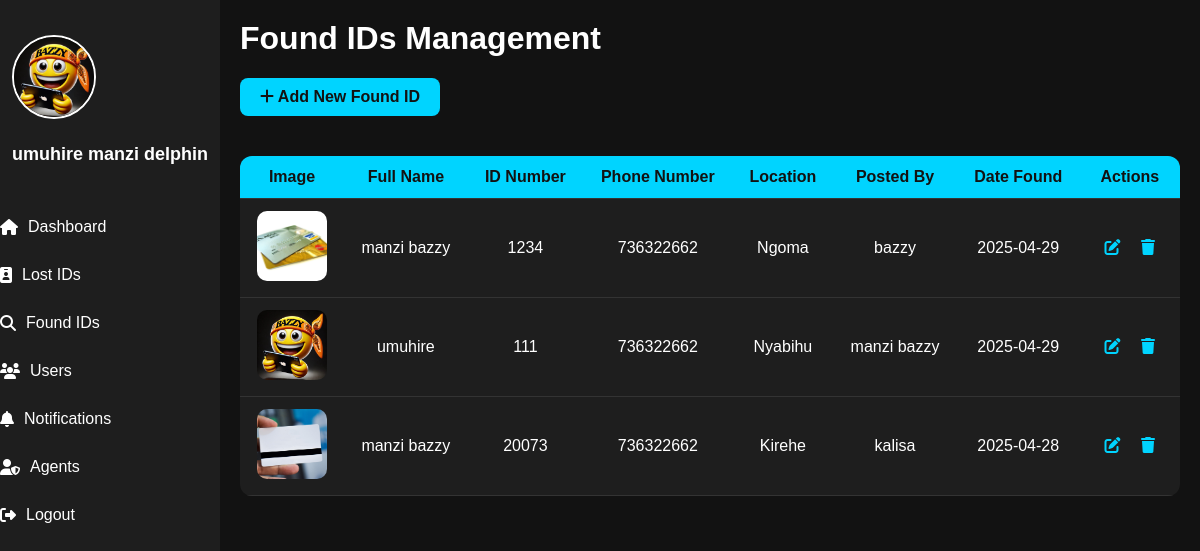
Page /find/found_id.php (signed in) on the committed database.
### tables this page shows
CREATE TABLE `found_ids` (
  `id` int(11) NOT NULL,
  `full_name` varchar(100) DEFAULT NULL,
  `id_number` varchar(50) DEFAULT NULL,
  `category` varchar(50) DEFAULT NULL,
  `image` varchar(255) DEFAULT NULL,
  `location_found` varchar(100) DEFAULT NULL,
  `date_found` date DEFAULT NULL,
  `posted_by` varchar(100) DEFAULT NULL,
  `created_at` timestamp NOT NULL DEFAULT current_timestamp(),
  `phone_number` int(255) NOT NULL,
  `description` varchar(255) NOT NULL,
  `is_taken` tinyint(1) DEFAULT 0,
  `taken_at` timestamp NOT NULL DEFAULT current_timestamp()
);

### find/found_id.php (the view, shortened to what this page needs)
<?php
$conn = new mysqli("localhost", "root", "", "find_id");
?>
<!DOCTYPE html>
<html lang="en">
<head>
  <link href="https://cdnjs.cloudflare.com/ajax/libs/font-awesome/6.4.2/css/all.min.css" rel="stylesheet">
</head>
<body>
<?php include 'leftbar.php'; ?>
<div class="main-content">
  <h1>Found IDs Management</h1>
  <a href="add_found_id.php" class="add-new"><i class="fas fa-plus"></i> Add New Found ID</a>
  <table>
    <thead>
      <tr>
        <th>Image</th>
        <th>Full Name</th>
        <th>ID Number</th>
        <th>Phone Number</th>
        <th>Location</th>
        <th>Posted By</th>
        <th>Date Found</th>
        <th>Actions</th>
      </tr>
    </thead>
    <tbody>
      <?php
      $result = mysqli_query($conn, "SELECT * FROM found_ids ORDER BY created_at DESC");
      while($row = mysqli_fetch_assoc($result)):
      ?>
      <tr>
        <td>
          <a href="image.php?id=<?php echo $row['id']; ?>">
            <img src="uploads/<?php echo htmlspecialchars($row['image']); ?>" alt="ID Image">
          </a>
        </td>
        <td><?php echo htmlspecialchars($row['full_name']); ?></td>
        <td><?php echo htmlspecialchars($row['id_number']); ?></td>
        <td><?php echo htmlspecialchars($row['phone_number']); ?></td>
        <td><?php echo htmlspecialchars($row['location_found']); ?></td>
        <td><?php echo htmlspecialchars($row['posted_by']); ?></td>
        <td><?php echo htmlspecialchars($row['date_found']); ?></td>
        <td class="action-buttons">
          <a href="edit_found_id.php?id=<?php echo $row['id']; ?>"><i class="fas fa-edit"></i></a>
          <a href="delete.php?id=<?php echo $row['id']; ?>" onclick="return confirm('Are you sure you want to delete this ID?');"><i class="fas fa-trash"></i></a>
        </td>
      </tr>
      <?php endwhile; ?>
    </tbody>
  </table>
</div>
</body>
</html>

### find/leftbar.php (shortened to what this page needs)
<?php
include 'db_connect.php';
$adminResult = mysqli_query($conn, "SELECT * FROM admins ORDER BY id DESC LIMIT 1");
$admin = mysqli_fetch_assoc($adminResult);
?>
<div class="sidebar">
  <div class="profile">
    <a href="admin_add.php">
      <img src="uploads/<?php echo htmlspecialchars($admin['image']); ?>" alt="Admin Photo">
    </a>
    <h3><?php echo htmlspecialchars($admin['username']); ?></h3>
  </div>
  <a href="admin.php" class="admin-link">
    <i class="fas fa-home"></i> Dashboard
  </a>
  <a href="seek.php">
    <i class="fas fa-id-badge"></i> Lost IDs
  </a>
  <a href="found_id.php">
    <i class="fas fa-search"></i> Found IDs
  </a>
  <a href="#">
    <i class="fas fa-users"></i> Users
  </a>
  <a href="#">
    <i class="fas fa-bell"></i> Notifications
  </a>
  <a href="#">
    <i class="fas fa-user-shield"></i> Agents
  </a>
  <a href="../home.php">
    <i class="fas fa-sign-out-alt"></i> Logout
  </a>
</div>
<link href="https://cdnjs.cloudflare.com/ajax/libs/font-awesome/6.4.2/css/all.min.css" rel="stylesheet">

### find/found_id.php (style rules this page uses)
body { margin: 0; font-family: Arial, sans-serif; background-color: #121212; color: white; display: flex; min-height: 100vh; }
.sidebar { width: 220px; background-color: #1e1e1e; height: 100vh; position: fixed; left: 0; top: 0; bottom: 0; }
.main-content { margin-left: 220px; padding: 20px; width: 100%; }
h1 { margin-top: 0; }
table { width: 100%; border-collapse: collapse; background-color: #1e1e1e; margin-top: 20px; border-radius: 12px; overflow: hidden; }
th, td { padding: 12px 15px; text-align: center; border-bottom: 1px solid #333; }
th { background-color: #00d4ff; color: #121212; font-weight: bold; }
.action-buttons i { margin: 0 8px; cursor: pointer; color: #00d4ff; }
img { width: 70px; height: 70px; border-radius: 10px; object-fit: cover; }
.add-new { background-color: #00d4ff; color: #121212; padding: 10px 20px; margin-bottom: 20px; display: inline-block; border-radius: 8px; font-weight: bold; text-decoration: none; }

### find/leftbar.php (style rules this page uses)
.sidebar { width: 220px; background-color: #1e1e1e; display: flex; flex-direction: column; padding-top: 20px; height: 100vh; position: fixed; align-items: center; }
.profile { display: flex; flex-direction: column; align-items: center; margin-bottom: 20px; }
.profile img { width: 80px; height: 80px; object-fit: cover; border-radius: 50%; border: 2px solid white; cursor: pointer; }
.profile h3 { margin-top: 10px; font-size: 18px; }
.sidebar a { width: 100%; padding: 15px 20px; text-decoration: none; color: white; display: flex; align-items: center; gap: 10px; transition: background 0.3s; }

### rows in the picture
found_ids: image (picture), full_name "manzi bazzy", id_number "1234", phone_number "736322662", location_found "Ngoma", posted_by "bazzy", date_found "2025-04-29"
found_ids: image (picture), full_name "umuhire", id_number "111", phone_number "736322662", location_found "Nyabihu", posted_by "manzi bazzy", date_found "2025-04-29"
found_ids: image (picture), full_name "manzi bazzy", id_number "20073", phone_number "736322662", location_found "Kirehe", posted_by "kalisa", date_found "2025-04-28"

### other values in the picture
$admin['username'] "umuhire manzi delphin"
